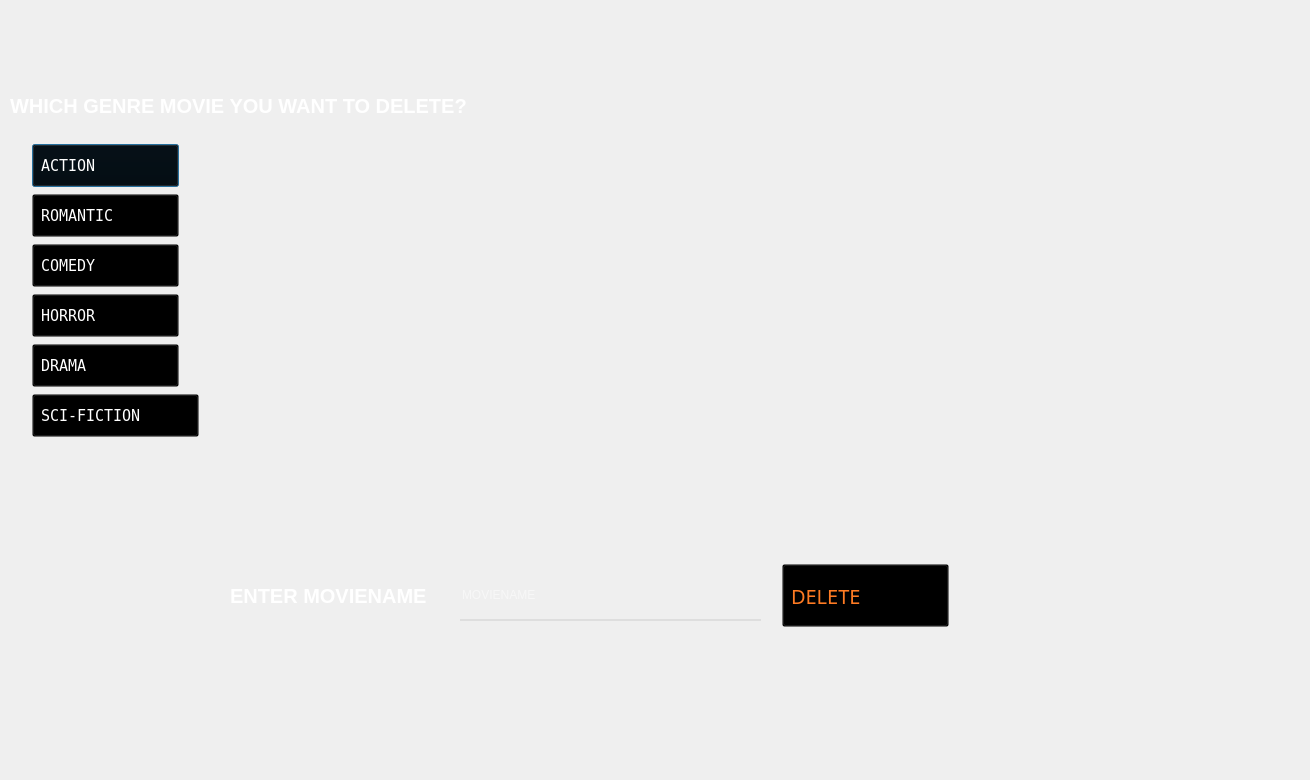
<?xml version="1.0" encoding="UTF-8"?>
<ui version="4.0">
 <class>series_delete</class>
 <widget class="QDialog" name="series_delete">
  <property name="geometry">
   <rect>
    <x>0</x>
    <y>0</y>
    <width>1310</width>
    <height>780</height>
   </rect>
  </property>
  <property name="windowTitle">
   <string>Dialog</string>
  </property>
  <widget class="QLabel" name="label">
   <property name="geometry">
    <rect>
     <x>0</x>
     <y>0</y>
     <width>1300</width>
     <height>771</height>
    </rect>
   </property>
   <property name="text">
    <string/>
   </property>
   <property name="pixmap">
    <pixmap>image (7).png</pixmap>
   </property>
  </widget>
  <widget class="QPushButton" name="action">
   <property name="geometry">
    <rect>
     <x>30</x>
     <y>140</y>
     <width>151</width>
     <height>51</height>
    </rect>
   </property>
   <property name="font">
    <font>
     <family>Terminal</family>
     <pointsize>-1</pointsize>
    </font>
   </property>
   <property name="styleSheet">
    <string notr="true">QPushButton#action {
  padding: 4px 8px;
  text-align: left;
  font-size: 15px;
  margin: 4px 2px;
  background-color: transparent; 
  color:  white;
 }
QPushButton#action:hover{
background-color:transparent;
	color: rgb(255, 170, 127);
}</string>
   </property>
   <property name="text">
    <string>ACTION</string>
   </property>
  </widget>
  <widget class="QLabel" name="label_2">
   <property name="geometry">
    <rect>
     <x>10</x>
     <y>80</y>
     <width>501</width>
     <height>51</height>
    </rect>
   </property>
   <property name="font">
    <font>
     <family>Segoe UI</family>
     <pointsize>-1</pointsize>
     <weight>75</weight>
     <bold>true</bold>
    </font>
   </property>
   <property name="styleSheet">
    <string notr="true">QLabel#label_2{
background-color:transparent;
color:white;
font-size:20px;
}</string>
   </property>
   <property name="text">
    <string>WHICH GENRE MOVIE YOU WANT TO DELETE?</string>
   </property>
  </widget>
  <widget class="QPushButton" name="romantic">
   <property name="geometry">
    <rect>
     <x>30</x>
     <y>190</y>
     <width>151</width>
     <height>51</height>
    </rect>
   </property>
   <property name="font">
    <font>
     <family>Terminal</family>
     <pointsize>-1</pointsize>
    </font>
   </property>
   <property name="styleSheet">
    <string notr="true">QPushButton#romantic
 {
  padding: 4px 8px;
  text-align: left;
  font-size: 15px;
  margin: 4px 2px;
  background-color: transparent; 
  color:  white;
 }
QPushButton#romantic:hover{
background-color:transparent;
	color: rgb(255, 170, 127);
}</string>
   </property>
   <property name="text">
    <string>ROMANTIC</string>
   </property>
  </widget>
  <widget class="QPushButton" name="comedy">
   <property name="geometry">
    <rect>
     <x>30</x>
     <y>240</y>
     <width>151</width>
     <height>51</height>
    </rect>
   </property>
   <property name="font">
    <font>
     <family>Terminal</family>
     <pointsize>-1</pointsize>
    </font>
   </property>
   <property name="styleSheet">
    <string notr="true">QPushButton#comedy {
  padding: 4px 8px;
  text-align: left;
  font-size: 15px;
  margin: 4px 2px;
  background-color: transparent; 
  color:  white;
 }
QPushButton#comedy:hover{
background-color:transparent;
	color: rgb(255, 170, 127);
}</string>
   </property>
   <property name="text">
    <string>COMEDY</string>
   </property>
  </widget>
  <widget class="QPushButton" name="horror">
   <property name="geometry">
    <rect>
     <x>30</x>
     <y>290</y>
     <width>151</width>
     <height>51</height>
    </rect>
   </property>
   <property name="font">
    <font>
     <family>Terminal</family>
     <pointsize>-1</pointsize>
    </font>
   </property>
   <property name="styleSheet">
    <string notr="true">QPushButton#horror {
  padding: 4px 8px;
  text-align: left;
  font-size: 15px;
  margin: 4px 2px;
  background-color: transparent; 
  color:  white;
 }
QPushButton#horror:hover{
background-color:transparent;
	color: rgb(255, 170, 127);
}</string>
   </property>
   <property name="text">
    <string>HORROR</string>
   </property>
  </widget>
  <widget class="QPushButton" name="drama">
   <property name="geometry">
    <rect>
     <x>30</x>
     <y>340</y>
     <width>151</width>
     <height>51</height>
    </rect>
   </property>
   <property name="font">
    <font>
     <family>Terminal</family>
     <pointsize>-1</pointsize>
    </font>
   </property>
   <property name="styleSheet">
    <string notr="true">QPushButton#drama {
  padding: 4px 8px;
  text-align: left;
  font-size: 15px;
  margin: 4px 2px;
  background-color: transparent; 
  color:  white;
 }
QPushButton#drama:hover{
background-color:transparent;
	color: rgb(255, 170, 127);
}</string>
   </property>
   <property name="text">
    <string>DRAMA</string>
   </property>
  </widget>
  <widget class="QPushButton" name="scifiction">
   <property name="geometry">
    <rect>
     <x>30</x>
     <y>390</y>
     <width>171</width>
     <height>51</height>
    </rect>
   </property>
   <property name="font">
    <font>
     <family>Terminal</family>
     <pointsize>-1</pointsize>
    </font>
   </property>
   <property name="styleSheet">
    <string notr="true">QPushButton#scifiction {
  padding: 4px 8px;
  text-align: left;
  font-size: 15px;
  margin: 4px 2px;
  background-color: transparent; 
  color:  white;
 }
QPushButton#scifiction:hover{
background-color:transparent;
	color: rgb(255, 170, 127);
}</string>
   </property>
   <property name="text">
    <string>SCI-FICTION</string>
   </property>
  </widget>
  <widget class="QListView" name="listView">
   <property name="geometry">
    <rect>
     <x>215</x>
     <y>131</y>
     <width>551</width>
     <height>351</height>
    </rect>
   </property>
   <property name="font">
    <font>
     <family>Segoe Script</family>
     <pointsize>-1</pointsize>
     <weight>75</weight>
     <bold>true</bold>
    </font>
   </property>
   <property name="styleSheet">
    <string notr="true">QListView#listView{
background-color:transparent;
color:white;
font-size:15px;
}</string>
   </property>
  </widget>
  <widget class="QLabel" name="label_3">
   <property name="geometry">
    <rect>
     <x>230</x>
     <y>570</y>
     <width>201</width>
     <height>51</height>
    </rect>
   </property>
   <property name="font">
    <font>
     <family>Segoe UI</family>
     <pointsize>-1</pointsize>
     <weight>75</weight>
     <bold>true</bold>
    </font>
   </property>
   <property name="styleSheet">
    <string notr="true">QLabel#label_3{
background-color:transparent;
color:white;
font-size:20px;
}</string>
   </property>
   <property name="text">
    <string>ENTER MOVIENAME</string>
   </property>
  </widget>
  <widget class="QLineEdit" name="lineEdit">
   <property name="geometry">
    <rect>
     <x>460</x>
     <y>570</y>
     <width>301</width>
     <height>51</height>
    </rect>
   </property>
   <property name="styleSheet">
    <string notr="true">QLineEdit#lineEdit{
text-align:center;
background-color:transparent;
color:white;
border:none;
border-bottom:2px solid  rgb(222, 222, 222);
}</string>
   </property>
   <property name="placeholderText">
    <string>MOVIENAME</string>
   </property>
  </widget>
  <widget class="QPushButton" name="delete_2">
   <property name="geometry">
    <rect>
     <x>780</x>
     <y>560</y>
     <width>171</width>
     <height>71</height>
    </rect>
   </property>
   <property name="font">
    <font>
     <family>Cooper Black</family>
     <pointsize>-1</pointsize>
    </font>
   </property>
   <property name="styleSheet">
    <string notr="true">QPushButton#delete_2 {
  padding: 4px 8px;
  text-align: left;
  font-size: 20px;
  margin: 4px 2px;
  background-color: transparent; 
  color:  rgb(255, 123, 35);
 }
QPushButton#delete_2:hover{
background-color:transparent;
color: rgb(0, 255, 0);
}
</string>
   </property>
   <property name="text">
    <string>DELETE</string>
   </property>
   <property name="icon">
    <iconset resource="icons.qrc">
     <normaloff>:/new/prefix1/delete-modified.png</normaloff>:/new/prefix1/delete-modified.png</iconset>
   </property>
   <property name="iconSize">
    <size>
     <width>80</width>
     <height>60</height>
    </size>
   </property>
  </widget>
 </widget>
 <resources>
  <include location="icons.qrc"/>
 </resources>
 <connections/>
</ui>
